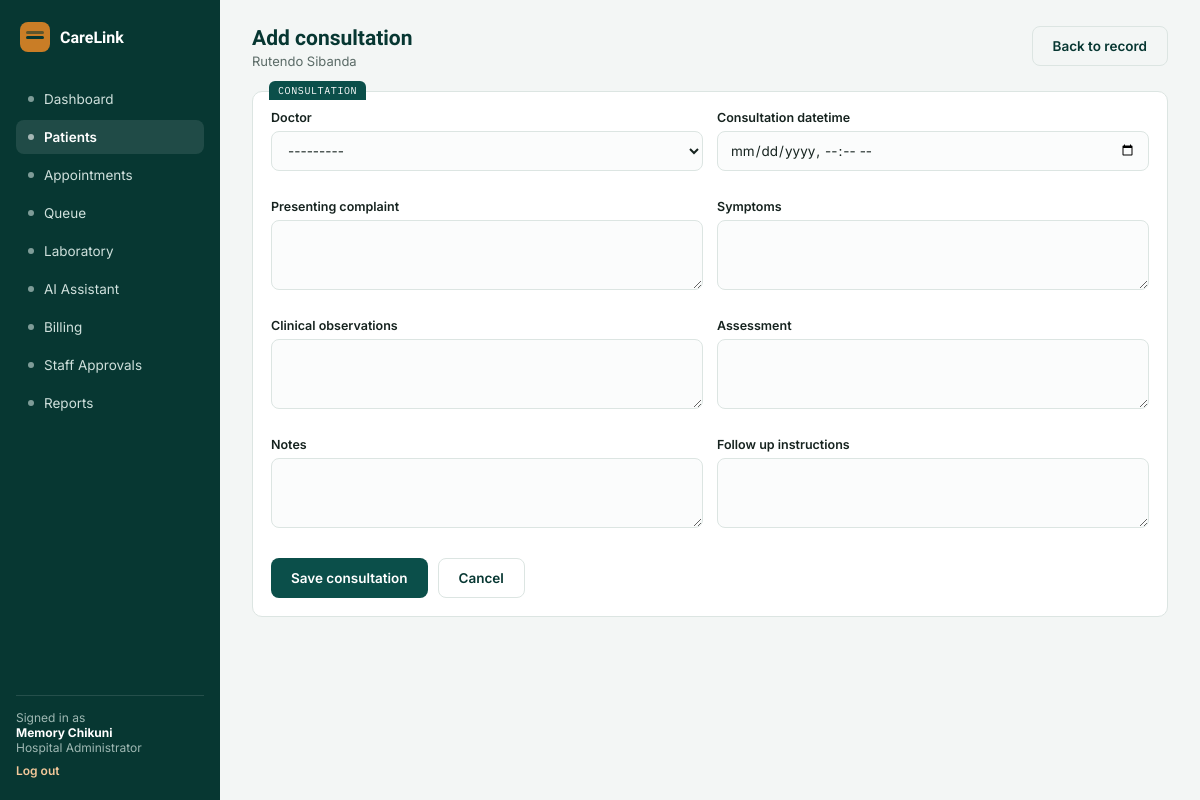
The page /patients/2/consultation/add/ (signed in) on the database its author committed.
### accounts/models.py (models this page shows)
class User(AbstractUser):
    class Role(models.TextChoices):
        ADMIN = "ADMIN", "Hospital Administrator"
        DOCTOR = "DOCTOR", "Doctor"
        RECEPTIONIST = "RECEPTIONIST", "Receptionist"
        LAB_TECHNICIAN = "LAB_TECHNICIAN", "Laboratory Technician"
    role = models.CharField(max_length=20, choices=Role.choices, default=Role.RECEPTIONIST)
    staff_id = models.CharField(max_length=20, unique=True, null=True, blank=True)
    department = models.CharField(max_length=100, blank=True)
    is_approved = models.BooleanField(
        default=False,
        help_text="Staff accounts must be approved by a Hospital Administrator before they can log in.",
    )
    def __str__(self):
        return f"{self.get_full_name() or self.username} ({self.get_role_display()})"

### patients/models.py (models this page shows, shortened)
class Patient(models.Model):
    class Sex(models.TextChoices):
        FEMALE = "F", "Female"
        MALE = "M", "Male"
    patient_id = models.CharField(max_length=12, unique=True, default=generate_patient_id, editable=False)
    full_name = models.CharField(max_length=150)
    date_of_birth = models.DateField()
    sex = models.CharField(max_length=1, choices=Sex.choices)
    phone_number = models.CharField(max_length=20, blank=True)
    next_of_kin = models.CharField(max_length=150, blank=True, help_text="Name and phone number")
    allergies = models.CharField(max_length=255, blank=True)
    chronic_conditions = models.CharField(max_length=255, blank=True)
    notes = models.TextField(blank=True)
    registered_at = models.DateTimeField(auto_now_add=True)
    registered_by = models.ForeignKey(
        "accounts.User", on_delete=models.SET_NULL, null=True, related_name="patients_registered"
    )
    class Meta:
        ordering = ["-registered_at"]

### patients/views.py (the view, shortened to what this page needs)
# urls.py: path("patients/<int:pk>/consultation/add/", patient_views.add_consultation, name="add_consultation"),
@login_required
@user_passes_test(can_manage_medical_records)
@require_http_methods(["GET", "POST"])
def add_consultation(request, pk):
    patient = get_object_or_404(Patient, pk=pk)
    if request.user.role == User.Role.DOCTOR:
        pass
    form = ConsultationRecordForm(request.POST or None, user=request.user)
    return render(request, "patients/add_consultation.html", {"form": form, "patient": patient})

### patients/views.py (called while the page is built)
def can_manage_medical_records(user):
    return user.is_authenticated and user.role in {User.Role.DOCTOR, User.Role.ADMIN}

### templates/patients/add_consultation.html (shortened to what this page needs)
{% extends "base.html" %}
{% block content %}
<div class="topbar">
  <div><h1>Add consultation</h1><p>{{ patient.full_name }}</p></div>
  <a class="btn ghost" href="{% url 'patient_detail' patient.pk %}">Back to record</a>
</div>
<div class="card tab" data-tab="CONSULTATION">
  <form method="post">
    <div class="form-grid">
      {% for field in form %}
      <div class="field">
        <label for="{{ field.id_for_label }}">{{ field.label }}</label>
        {{ field }}
      </div>
      {% endfor %}
    </div>
    <div class="actions" style="margin-top:1rem;">
      <button class="btn primary" type="submit">Save consultation</button>
      <a class="btn ghost" href="{% url 'patient_detail' patient.pk %}">Cancel</a>
    </div>
  </form>
</div>
{% endblock %}

### templates/base.html (shortened to what this page needs)
{% load static %}
<!DOCTYPE html>
<html lang="en">
<head>
<link rel="stylesheet" href="{% static 'css/style.css' %}">
</head>
<body>
<div class="app">
  <aside class="sidebar">
    <div class="brand"><div class="mark"></div><span>CareLink</span></div>
    {% if user.role == "ADMIN" %}
      <a class="nav-item {% if request.path == '/dashboard/' %}on{% endif %}" href="{% url 'dashboard' %}"><span class="dot"></span>Dashboard</a>
      <a class="nav-item {% if '/patients' in request.path %}on{% endif %}" href="{% url 'patient_list' %}"><span class="dot"></span>Patients</a>
      <a class="nav-item {% if '/appointments' in request.path %}on{% endif %}" href="{% url 'appointment_list' %}"><span class="dot"></span>Appointments</a>
      <a class="nav-item {% if '/queue' in request.path %}on{% endif %}" href="{% url 'queue_dashboard' %}"><span class="dot"></span>Queue</a>
      <a class="nav-item {% if '/laboratory' in request.path %}on{% endif %}" href="{% url 'lab_dashboard' %}"><span class="dot"></span>Laboratory</a>
      <a class="nav-item {% if '/assistant' in request.path %}on{% endif %}" href="{% url 'assistant_chat' %}"><span class="dot"></span>AI Assistant</a>
      <a class="nav-item {% if '/billing' in request.path %}on{% endif %}" href="{% url 'invoice_list' %}"><span class="dot"></span>Billing</a>
      <a class="nav-item {% if '/staff/pending' in request.path %}on{% endif %}" href="{% url 'pending_staff' %}"><span class="dot"></span>Staff Approvals</a>
      <a class="nav-item {% if request.path == '/reports/' %}on{% endif %}" href="{% url 'reports' %}"><span class="dot"></span>Reports</a>
    {% endif %}
    <div class="sidebar-foot">
      Signed in as<br><b style="color:#fff;">{{ user.get_full_name|default:user.username }}</b><br>{{ user.get_role_display }}
      <a href="{% url 'logout' %}">Log out</a>
    </div>
  </aside>
  <main class="main">
    {% block content %}{% endblock %}
  </main>
</div>
</body>
</html>

### static/css/style.css (style rules this page uses)
:root { --bg:#F3F6F5; --surface:#FFFFFF; --primary:#0B4F4A; --primary-dark:#073732; --primary-tint:#E4EEEC; --accent:#C97D26; --accent-tint:#FBEEE0; --danger:#B23A48; --danger-tint:#F7E7E8; --text:#16231F; --muted:#5B6B67; --border:#DCE5E2; --radius:10px; }
* { box-sizing:border-box; }
body { margin:0;background:var(--bg);color:var(--text);font-family:'Inter',Arial,sans-serif;font-size:14px; }
h1,h2,h3 { font-family:'Sora',Arial,sans-serif; }
a { color:inherit;text-decoration:none; }
.app { display:grid;grid-template-columns:220px 1fr;min-height:100vh; }
.sidebar { background:var(--primary-dark);color:#fff;padding:22px 16px;display:flex;flex-direction:column;gap:4px; }
.brand { display:flex;align-items:center;gap:10px;margin-bottom:26px;padding:0 4px; }
.brand .mark { width:30px;height:30px;border-radius:8px;background:var(--accent);position:relative;flex:none; }
.brand .mark::after { content:"";position:absolute;left:6px;top:14px;width:18px;height:3px;background:var(--primary-dark);border-radius:2px; }
.brand .mark::before { content:"";position:absolute;left:6px;top:9px;width:18px;height:3px;background:var(--primary-dark);border-radius:2px;opacity:.55; }
.brand span { font-family:'Sora',Arial,sans-serif;font-weight:600;font-size:16px;color:#fff; }
.nav-item { display:flex;align-items:center;gap:10px;padding:9px 12px;border-radius:8px;color:#CFE0DC;font-size:13.5px; }
.nav-item.on { background:rgba(255,255,255,.1);color:#fff;font-weight:600; }
.nav-item .dot { width:6px;height:6px;border-radius:50%;background:currentColor;opacity:.6;flex:none; }
.sidebar-foot { margin-top:auto;padding-top:14px;border-top:1px solid rgba(255,255,255,.12);font-size:12px;color:#9FB8B3; }
.sidebar-foot a { display:block;margin-top:8px;color:#F3C89A;font-weight:600; }
.main { padding:26px 32px;max-width:1100px; }
.topbar { display:flex;justify-content:space-between;align-items:flex-start;margin-bottom:22px;flex-wrap:wrap;gap:12px; }
.topbar h1 { font-size:21px;margin:0 0 3px;color:var(--primary-dark); }
.topbar p { margin:0;color:var(--muted);font-size:13px; }
.card { background:var(--surface);border:1px solid var(--border);border-radius:var(--radius);position:relative;padding:18px;margin-bottom:16px; }
.card.tab::before { content:attr(data-tab);position:absolute;top:-11px;left:16px;background:var(--primary);color:#fff;font-family:'IBM Plex Mono',monospace;font-size:10px;letter-spacing:.06em;padding:3px 9px;border-radius:6px 6px 0 0; }
.form-grid { display:grid;grid-template-columns:1fr 1fr;gap:14px; }
.field { display:flex;flex-direction:column;gap:6px;margin-bottom:14px; }
.field label { font-size:12.5px;font-weight:600;color:var(--text); }
.field input,.field select,.field textarea { border:1px solid var(--border);border-radius:8px;padding:10px 12px;font-size:13.5px;font-family:'Inter',Arial,sans-serif;background:#FBFCFC;color:var(--text);width:100%; }
.btn { border:none;border-radius:8px;padding:11px 20px;font-size:13.5px;font-weight:600;cursor:pointer;font-family:'Inter',Arial,sans-serif;display:inline-block; }
.btn.primary { background:var(--primary);color:#fff; }
.btn.ghost { background:transparent;color:var(--primary-dark);border:1px solid var(--border); }
.actions { display:flex;gap:10px;margin-top:6px;flex-wrap:wrap; }

### rows shown on the page
User: get_full_name "Memory Chikuni", role "Hospital Administrator"
Patient: full_name "Rutendo Sibanda"

### other values the page prints
{{ field.label }} "Doctor" "Consultation datetime" "Presenting complaint" "Symptoms" "Clinical observations" "Assessment" "Notes" "Follow up instructions"
